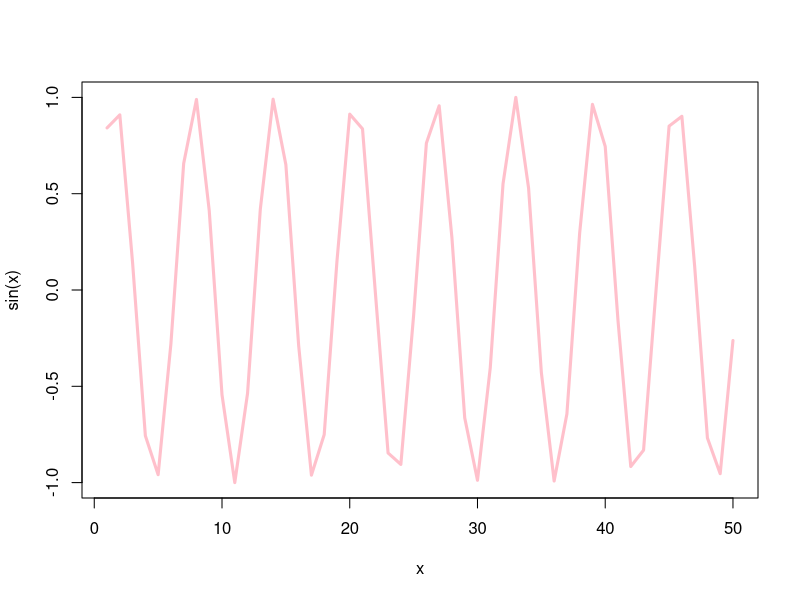

Source code (R):
#' ---
#' title: "Class 4"
#' author: "Chaewoo Chun(A18548909)"
#' ---

x<-1:50
plot(x,sin(x),typ="l",lwd=3, col="pink")
